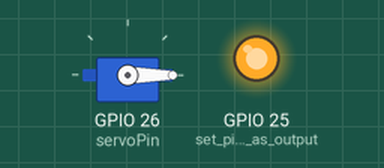
Recording of a sketch running on a simulated ESP32. Parts: servo, output pins drawn as LEDs (lit = HIGH).

Above: at 0.05 s.
At 4.0 s:
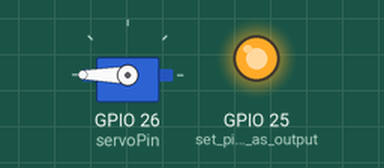
Timing chart, 0 to 5.2 s (numbered marks = the images above):
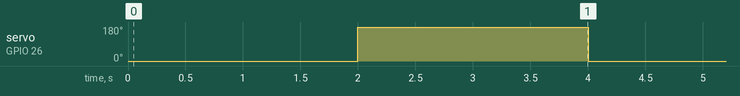

Measured:
- by itself, servo on GPIO 26 (servoPin): alternates 180° for 2.0 s and 0° for 2.0 s

The sketch:

servo.ino
```cpp
#include <ESP32Servo.h>

Servo myServo;

int servoPin = 26;

void setup() {
  myServo.attach(servoPin);

  pinMode(25, OUTPUT);   // set pin 25 as output
  digitalWrite(25, HIGH);
}

void loop() {

  myServo.write(0);
  delay(2000);
  myServo.write(180);
  delay(2000);

}
```
